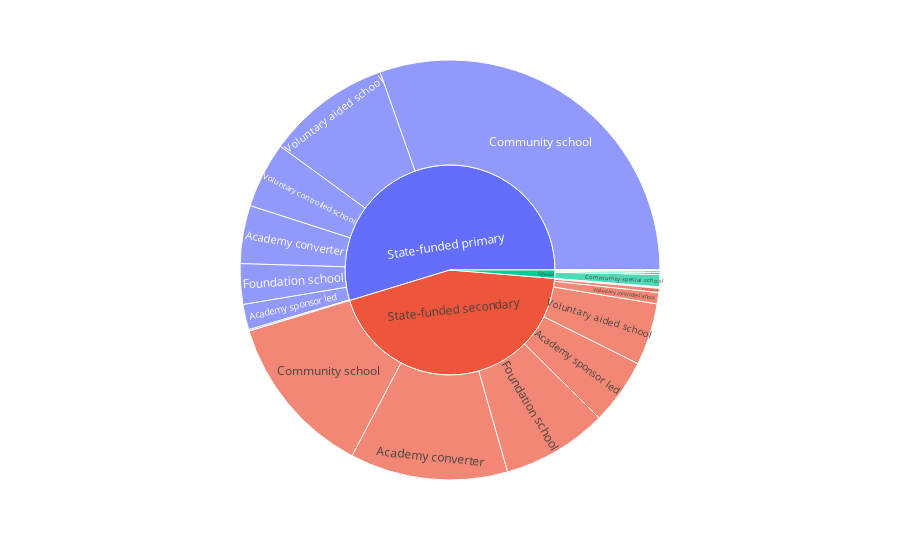

Notebook source saved alongside this figure:
### Code cell
# import plotly.graph_objects as go

# fig=go.Figure(go.Sunburst(
#     labels=nested_pie_data['TypeOfEstablishment (name)'],
#     parents=nested_pie_data['school_type'],
#     values=nested_pie_data['Total Enrolments'],
# ))
# # fig.update_layout(margin = dict(t=0, l=0, r=0, b=0))

fig = px.sunburst(nested_pie_data, path=['school_type', 'TypeOfEstablishment (name)'], values='Total Enrolments')


fig.show()

### Figure 1 — Plotly figure (JSON) as saved in the notebook; plotly's stock layout.template omitted (floating-point values rounded to 4 significant figures)
{"data": [{"branchvalues": "total", "domain": {"x": [0, 1], "y": [0, 1]}, "hovertemplate": "labels=%{label}<br>Total Enrolments=%{value}<br>parent=%{parent}<br>id=%{id}<extra></extra>", "ids": ["State-funded secondary/Academy alternative provision sponsor led", "State-funded primary/Academy converter", "State-funded secondary/Academy converter", "Special/Academy special converter", "Special/Academy special sponsor led", "State-funded primary/Academy sponsor led", "State-funded secondary/Academy sponsor led", "State-funded secondary/City technology college", "State-funded primary/Community school", "State-funded secondary/Community school", "Special/Community special school", "State-funded primary/Foundation school", "State-funded secondary/Foundation school", "Special/Foundation special school", "State-funded secondary/Foundation special school", "State-funded primary/Free schools", "State-funded secondary/Free schools", "State-funded secondary/Free schools 16 to 19", "State-funded secondary/Free schools alternative provision", "Special/Free schools special", "Special/Non-maintained special school", "State-funded primary/Other independent school", "State-funded secondary/Sixth form centres", "State-funded secondary/Studio schools", "State-funded secondary/University technical college", "State-funded primary/Voluntary aided school", "State-funded secondary/Voluntary aided school", "State-funded primary/Voluntary controlled school", "State-funded secondary/Voluntary controlled school", "Special", "State-funded primary", "State-funded secondary"], "labels": ["Academy alternative provision sponsor led", "Academy converter", "Academy converter", "Academy special converter", "Academy special sponsor led", "Academy sponsor led", "Academy sponsor led", "City technology college", "Community school", "Community school", "Community special school", "Foundation school", "Foundation school", "Foundation special school", "Foundation special school", "Free schools", "Free schools", "Free schools 16 to 19", "Free schools alternative provision", "Free schools special", "Non-maintained special school", "Other independent school", "Sixth form centres", "Studio schools", "University technical college", "Voluntary aided school", "Voluntary aided school", "Voluntary controlled school", "Voluntary controlled school", "Special", "State-funded primary", "State-funded secondary"], "name": "", "parents": ["State-funded secondary", "State-funded primary", "State-funded secondary", "Special", "Special", "State-funded primary", "State-funded secondary", "State-funded secondary", "State-funded primary", "State-funded secondary", "Special", "State-funded primary", "State-funded secondary", "Special", "State-funded secondary", "State-funded primary", "State-funded secondary", "State-funded secondary", "State-funded secondary", "Special", "Special", "State-funded primary", "State-funded secondary", "State-funded secondary", "State-funded secondary", "State-funded primary", "State-funded secondary", "State-funded primary", "State-funded secondary", "", "", ""], "type": "sunburst", "values": [38, 3847876, 10455051, 109166, 17848, 1683550, 4375186, 37884, 26178106, 10825772, 809272, 2683149, 7000160, 134009, 71, 101770, 285451, 28, 114, 6022, 25612, 24, 1, 16783, 33031, 8233893, 4107333, 4362979, 750884, 1101929, 47091347, 37887787]}], "layout": {"legend": {"tracegroupgap": 0}, "margin": {"t": 60}}}
